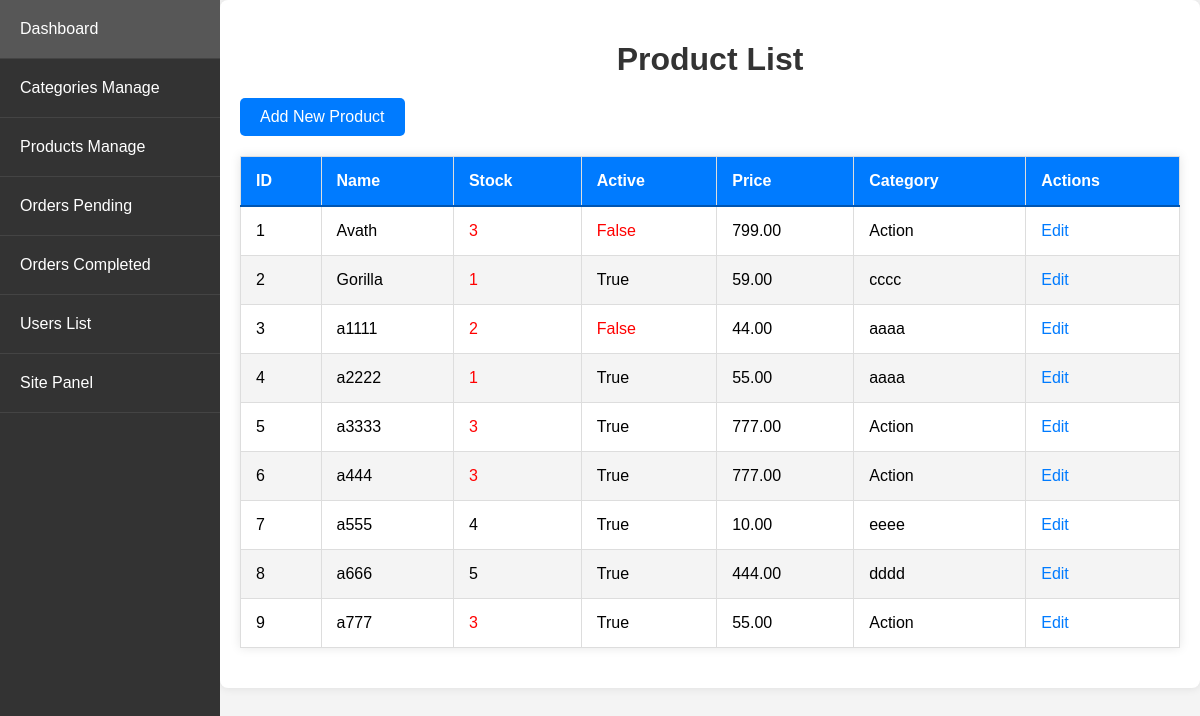
/admin_app/admin_app/products/ (signed in), run on an earlier commit of the app's database.
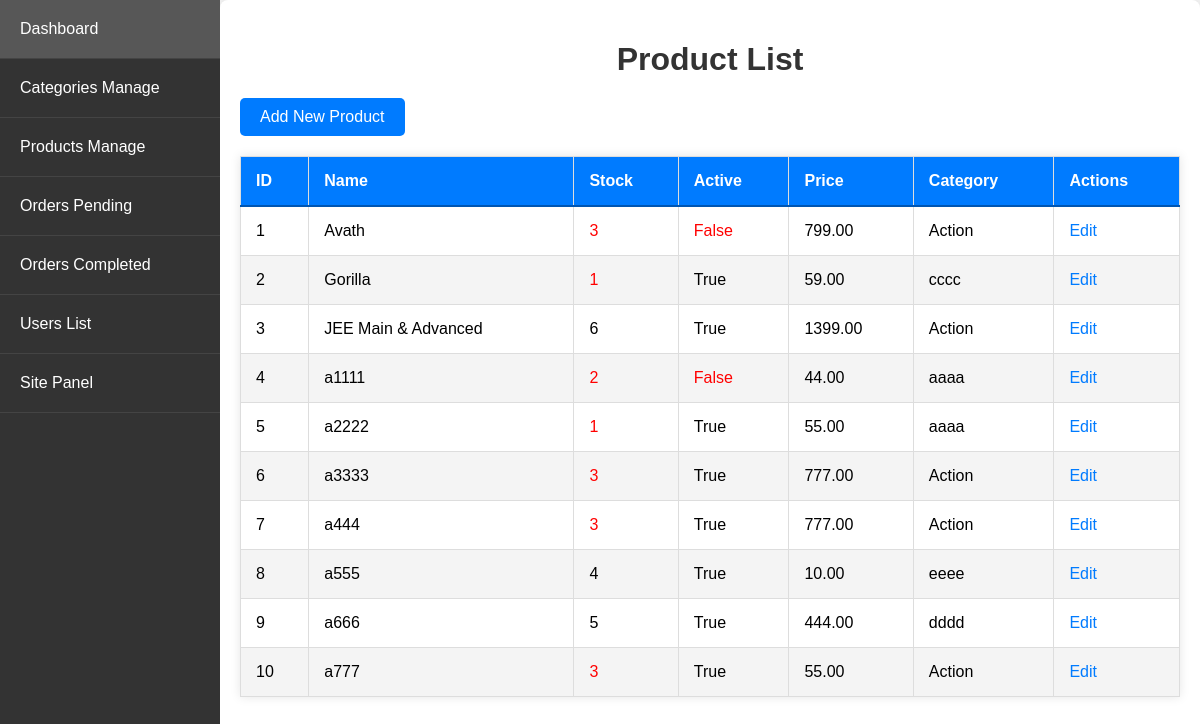
And on a later commit of the database.
### store/models.py (models this page shows, shortened)
class Product(models.Model):
    name = models.CharField(max_length=250, unique=True)
    slug = models.SlugField(max_length=250, unique=True)
    description = models.TextField(blank=True)
    old_price = models.DecimalField(max_digits=7, blank=True, null=True, decimal_places=2)
    new_price = models.DecimalField(max_digits=7, blank=False, decimal_places=2)
    category = models.ForeignKey(Category, on_delete=models.SET_NULL, null=True)
    image_1 = models.ImageField(upload_to='product')
    image_2 = models.ImageField(upload_to='product', blank=True)
    image_3 = models.ImageField(upload_to='product', blank=True)
    video_url = models.URLField(max_length=200, blank=True)
    stock = models.IntegerField()
    active = models.BooleanField(default=True)
    new = models.BooleanField(default=True)
    created = models.DateTimeField(auto_now_add=True)
    update = models.DateField(auto_now=True)
    class Meta:
        ordering = ('name',)
        verbose_name = 'product'
        verbose_name_plural = 'products'

class Category(models.Model):
    name = models.CharField(max_length=250, unique=True)
    slug = models.SlugField(max_length=250, unique=True)
    image = models.ImageField(upload_to='category', blank=True)
    class Meta:
        ordering = ('name',)
        verbose_name = 'category'
        verbose_name_plural = 'categorys'

### admin_app/views.py (the view)
# urls.py: path('admin_app/products/', views.product_list, name='product_list'),
@login_required
@user_passes_test(is_admin)
def product_list(request):
    products = Product.objects.all()
    return render(request, 'admin_app/product_list.html', {'products': products})

### admin_app/views.py (called while the page is built)
def is_admin(user):
    return user.is_superuser

### store/context_processors.py (called while the page is built)
def menu_link(request): # this function don't wanna call to work, it's defined in setting to work
    links_list = Category.objects.annotate(
        num_products=Count('product', filter=Q(product__active=True, product__stock__gt=0))
    ).filter(num_products__gt=0).order_by('name')  # Add an order_by clause here
    paginator3 = Paginator(links_list, 8)
    try:
        page = int(request.GET.get('page', '1'))
    except:
        page = 1
    try:
        links = paginator3.page(page)
    except (InvalidPage, EmptyPage):
        links = paginator3.page(paginator3.num_pages)
    return dict(links=links)

def cart_data(request):
    data = cartData(request)
    cartItems = data['cartItems']
    return dict(cartItems=cartItems)

def wishlist_count(request):
    if request.user.is_authenticated:
        wishlist_count = Wishlist.objects.filter(user=request.user).count()
    else:
        wishlist_count = 0
    return {'wishlist_count': wishlist_count}

### store/models.py (called while the page is built)
    @property
    def get_cart_items(self):
        orderitems = self.orderitem_set.all()
        total = sum([item.quantity for item in orderitems])
        return total

### admin_app/templates/admin_app/product_list.html (shortened to what this page needs)
{% extends 'admin_app/base_admin.html' %}
{% block content %}
<h1>Product List</h1>
<a href="{% url 'admin_app:product_create' %}" class="button">Add New Product</a>
<table>
    <thead>
        <tr>
            <th>ID</th>
            <th>Name</th>
            <th>Stock</th>
            <th>Active</th>
            <th>Price</th>
            <th>Category</th>
            <th>Actions</th>
        </tr>
    </thead>
    <tbody>
        {% for product in products %}
        <tr>
            <td>{{ forloop.counter }}</td>
            <td>{{ product.name }}</td>
            <td class="{% if product.stock < 4 %}low-stock{% endif %}">{{ product.stock }}</td>
            <td class="{% if not product.active %}inactive{% endif %}">{{ product.active }}</td>
            <td>{{ product.new_price }}</td>
            <td>{{ product.category.name }}</td>
            <td>
                <a href="{% url 'admin_app:product_update' product.pk %}">Edit</a>
            </td>
        </tr>
        {% endfor %}
    </tbody>
</table>
{% endblock %}

What changed in the data, as far as the page shows it:
added Product: name "JEE Main & Advanced", stock "6", active "True", new_price "1399.00", category.name "Action"
